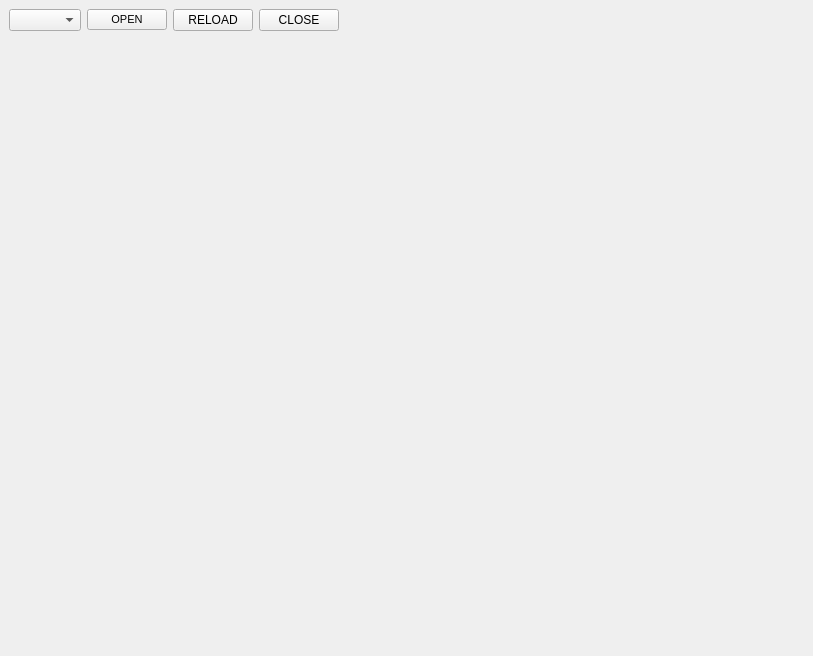
<?xml version="1.0" encoding="UTF-8"?>
<ui version="4.0">
 <class>MainWindow</class>
 <widget class="QMainWindow" name="MainWindow">
  <property name="geometry">
   <rect>
    <x>0</x>
    <y>0</y>
    <width>813</width>
    <height>656</height>
   </rect>
  </property>
  <property name="windowTitle">
   <string>Window</string>
  </property>
  <widget class="QWidget" name="centralwidget">
   <property name="contextMenuPolicy">
    <enum>Qt::PreventContextMenu</enum>
   </property>
   <layout class="QFormLayout" name="formLayout">
    <item row="0" column="0">
     <layout class="QVBoxLayout" name="verticalLayout">
      <item>
       <layout class="QHBoxLayout" name="horizontalLayout">
        <item>
         <widget class="QComboBox" name="comboBoxList"/>
        </item>
        <item>
         <widget class="QPushButton" name="openButton">
          <property name="font">
           <font>
            <pointsize>8</pointsize>
            <weight>50</weight>
            <italic>false</italic>
            <bold>false</bold>
            <underline>false</underline>
            <strikeout>false</strikeout>
            <stylestrategy>PreferDefault</stylestrategy>
            <kerning>true</kerning>
           </font>
          </property>
          <property name="text">
           <string>OPEN</string>
          </property>
         </widget>
        </item>
        <item>
         <widget class="QPushButton" name="reloadButton">
          <property name="text">
           <string>RELOAD</string>
          </property>
         </widget>
        </item>
        <item>
         <widget class="QPushButton" name="closeButton">
          <property name="text">
           <string>CLOSE</string>
          </property>
         </widget>
        </item>
       </layout>
      </item>
     </layout>
    </item>
   </layout>
  </widget>
 </widget>
 <resources/>
 <connections/>
</ui>
